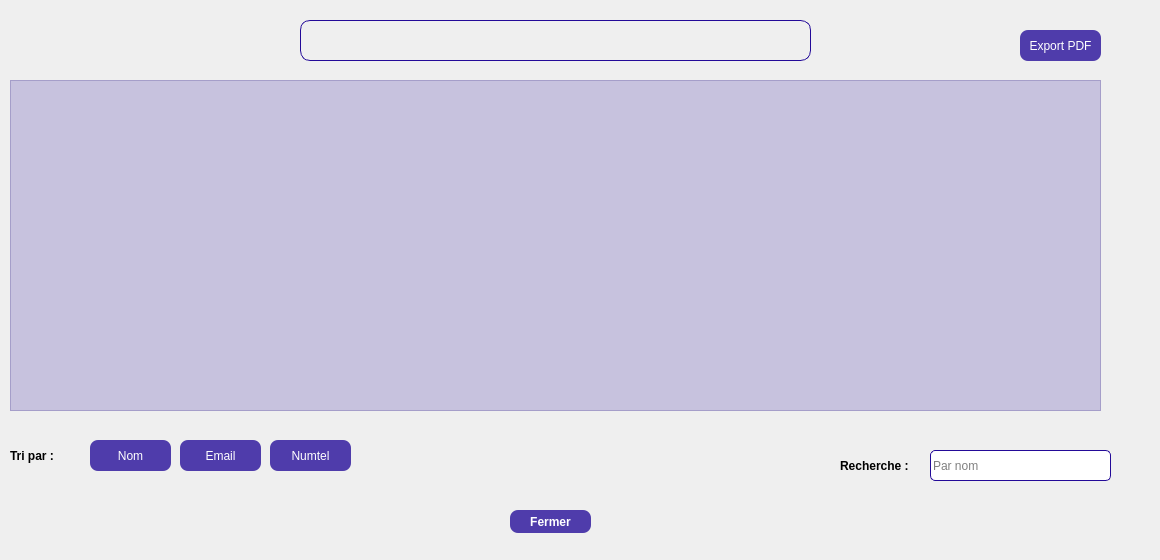
    <widget class="QWidget" name="tab_2">
     <attribute name="title">
      <string>Liste des sponsors</string>
     </attribute>
     <widget class="QPushButton" name="Sp_Button_Tri_Nom">
      <property name="geometry">
       <rect>
        <x>90</x>
        <y>440</y>
        <width>81</width>
        <height>31</height>
       </rect>
      </property>
      <property name="styleSheet">
       <string notr="true">QPushButton {
background-color: rgba(35,10,152, 200);
border-radius: 8px;
color: white;
}
QPushButton:hover {
background-color: qlineargradient(spread:pad, x1:0, y1:0, x2:0, y2:1, stop:0 rgba(117, 201, 187, 200), stop:1 rgba(35,10,152, 200));
}</string>
      </property>
      <property name="text">
       <string>Nom</string>
      </property>
     </widget>
     <widget class="QPushButton" name="Sp_Button_Tri_Email">
      <property name="geometry">
       <rect>
        <x>180</x>
        <y>440</y>
        <width>81</width>
        <height>31</height>
       </rect>
      </property>
      <property name="styleSheet">
       <string notr="true">QPushButton {
background-color: rgba(35,10,152, 200);
border-radius: 8px;
color: white;
}
QPushButton:hover {
background-color: qlineargradient(spread:pad, x1:0, y1:0, x2:0, y2:1, stop:0 rgba(117, 201, 187, 200), stop:1 rgba(35,10,152, 200));
}</string>
      </property>
      <property name="text">
       <string>Email</string>
      </property>
     </widget>
     <widget class="QLabel" name="Sp_Label_Recherche">
      <property name="geometry">
       <rect>
        <x>840</x>
        <y>450</y>
        <width>81</width>
        <height>31</height>
       </rect>
      </property>
      <property name="font">
       <font>
        <weight>75</weight>
        <bold>true</bold>
       </font>
      </property>
      <property name="text">
       <string>Recherche :</string>
      </property>
     </widget>
     <widget class="QTableView" name="Sp_TableView_Res">
      <property name="geometry">
       <rect>
        <x>10</x>
        <y>80</y>
        <width>1091</width>
        <height>331</height>
       </rect>
      </property>
      <property name="styleSheet">
       <string notr="true">background-color:rgba(35,10,152, 50);</string>
      </property>
     </widget>
     <widget class="QLineEdit" name="Sp_Line_Recherche">
      <property name="geometry">
       <rect>
        <x>930</x>
        <y>450</y>
        <width>181</width>
        <height>31</height>
       </rect>
      </property>
      <property name="styleSheet">
       <string notr="true">QLineEdit {
		border: 1px solid #230a98;
		border-radius: 5px;
}
QLineEdit:hover {
		border: 1px solid #7359f0;
}</string>
      </property>
      <property name="inputMask">
       <string/>
      </property>
      <property name="placeholderText">
       <string>Par nom</string>
      </property>
     </widget>
     <widget class="QLabel" name="Sp_Label_TriPar">
      <property name="geometry">
       <rect>
        <x>10</x>
        <y>440</y>
        <width>71</width>
        <height>31</height>
       </rect>
      </property>
      <property name="font">
       <font>
        <weight>75</weight>
        <bold>true</bold>
       </font>
      </property>
      <property name="text">
       <string>Tri par :</string>
      </property>
     </widget>
     <widget class="QPushButton" name="Sp_Button_Tri_Numtel">
      <property name="geometry">
       <rect>
        <x>270</x>
        <y>440</y>
        <width>81</width>
        <height>31</height>
       </rect>
      </property>
      <property name="styleSheet">
       <string notr="true">QPushButton {
background-color: rgba(35,10,152, 200);
border-radius: 8px;
color: white;
}
QPushButton:hover {
background-color: qlineargradient(spread:pad, x1:0, y1:0, x2:0, y2:1, stop:0 rgba(117, 201, 187, 200), stop:1 rgba(35,10,152, 200));
}</string>
      </property>
      <property name="text">
       <string>Numtel</string>
      </property>
     </widget>
     <widget class="QPushButton" name="Sp_Button_Fermer">
      <property name="geometry">
       <rect>
        <x>510</x>
        <y>510</y>
        <width>81</width>
        <height>23</height>
       </rect>
      </property>
      <property name="font">
       <font>
        <weight>75</weight>
        <bold>true</bold>
       </font>
      </property>
      <property name="styleSheet">
       <string notr="true">QPushButton {
background-color: rgba(35,10,152, 200);
border-radius: 8px;
color: white;
}
QPushButton:hover {
background-color: qlineargradient(spread:pad, x1:0, y1:0, x2:0, y2:1, stop:0 rgba(117, 201, 187, 200), stop:1 rgba(35,10,152, 200));
}</string>
      </property>
      <property name="text">
       <string>Fermer</string>
      </property>
     </widget>
     <widget class="QLabel" name="Sp_Label_InfoAffichage">
      <property name="geometry">
       <rect>
        <x>300</x>
        <y>20</y>
        <width>511</width>
        <height>41</height>
       </rect>
      </property>
      <property name="styleSheet">
       <string notr="true">background-color: rgba(35,10,152, 0);
border: 1px solid #230a98;
border-radius: 10px;
</string>
      </property>
      <property name="text">
       <string/>
      </property>
     </widget>
     <widget class="QPushButton" name="Sp_Button_ExportPDF">
      <property name="geometry">
       <rect>
        <x>1020</x>
        <y>30</y>
        <width>81</width>
        <height>31</height>
       </rect>
      </property>
      <property name="styleSheet">
       <string notr="true">QPushButton {
background-color: rgba(35,10,152, 200);
border-radius: 8px;
color: white;
}
QPushButton:hover {
background-color: qlineargradient(spread:pad, x1:0, y1:0, x2:0, y2:1, stop:0 rgba(117, 201, 187, 200), stop:1 rgba(35,10,152, 200));
}</string>
      </property>
      <property name="text">
       <string>Export PDF</string>
      </property>
     </widget>
     <widget class="QLabel" name="label_2">
      <property name="geometry">
       <rect>
        <x>-10</x>
        <y>-10</y>
        <width>1151</width>
        <height>551</height>
       </rect>
      </property>
      <property name="styleSheet">
       <string notr="true">background-image: url(:/imgs/backgroundEmployes.png)</string>
      </property>
      <property name="text">
       <string/>
      </property>
     </widget>
     <zorder>label_2</zorder>
     <zorder>Sp_Button_Tri_Nom</zorder>
     <zorder>Sp_Button_Tri_Email</zorder>
     <zorder>Sp_Label_Recherche</zorder>
     <zorder>Sp_TableView_Res</zorder>
     <zorder>Sp_Line_Recherche</zorder>
     <zorder>Sp_Label_TriPar</zorder>
     <zorder>Sp_Button_Tri_Numtel</zorder>
     <zorder>Sp_Button_Fermer</zorder>
     <zorder>Sp_Label_InfoAffichage</zorder>
     <zorder>Sp_Button_ExportPDF</zorder>
    </widget>
